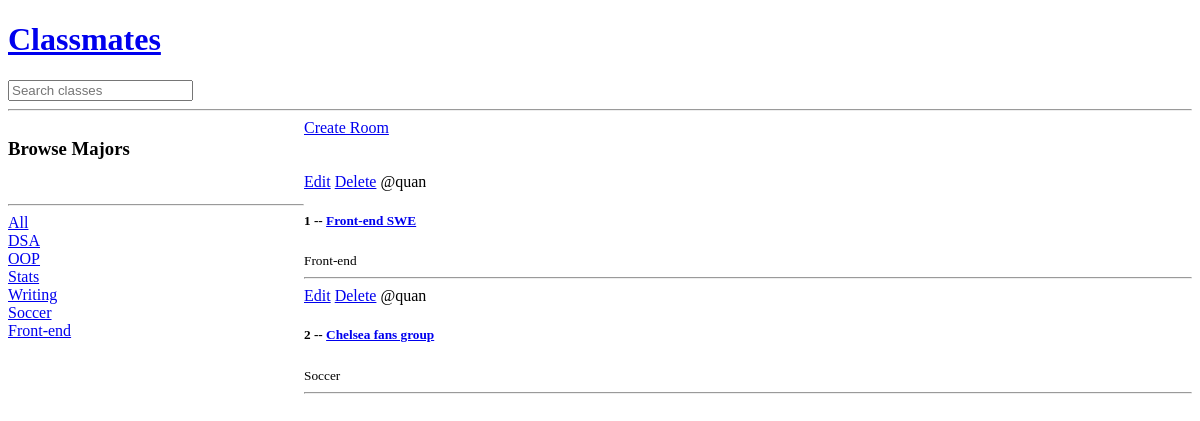
/, run on an earlier commit of the app's database.
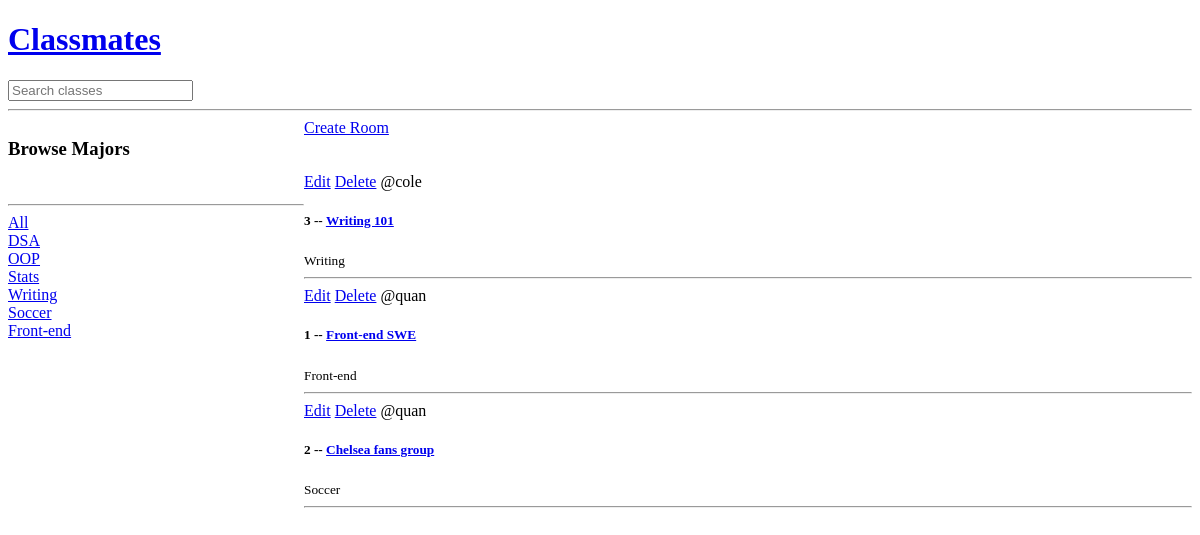
And on a later commit of the database.
### base/models.py (models this page shows, shortened)
class Topic(models.Model):
    name = models.CharField(max_length=100)

class Room(models.Model):
    host = models.ForeignKey(User, on_delete=models.SET_NULL, null=True)
    topic = models.ForeignKey(Topic, on_delete=models.SET_NULL, null=True)
    name = models.CharField(max_length=200)
    description = models.TextField(null=True, blank=True)
    participants = models.ManyToManyField(
        User, related_name='participants', blank=True)
    updated = models.DateTimeField(auto_now=True)
    created = models.DateTimeField(auto_now_add=True)
    class Meta:
        ordering = ['-updated', '-created']

### base/views.py (the view)
# urls.py: path('', views.home, name="home"),
def home(request):
    major = request.GET.get('major') if request.GET.get(
        'major') != None else ''
    class_name = request.GET.get('class') if request.GET.get(
        'class') != None else ''
    rooms = Room.objects.filter(
        Q(topic__name__icontains=major) & Q(name__icontains=class_name))
    topics = Topic.objects.all()
    context = {'rooms': rooms, 'topics': topics}
    return render(request, 'base/home.html', context)

### base/templates/base/home.html (shortened to what this page needs)
{% extends 'main.html' %} {% block content %}
<div class="home-container">
  <div>
    <h3>Browse Majors</h3>
    <br>
    <hr>
    <div>
      <a href="{% url 'home' %}">All</a>
    </div> {% for topic in topics %} <div>
      <a href="{% url 'home' %}?major={{topic.name}}">{{ topic.name }}</a>
    </div> {% endfor %}
  </div>
  <div>
    <a href="{% url 'create-room' %}">Create Room</a>
    <br>
    <br>
    <br>
    <div> {% for room in rooms %} <div>
        <a href="{% url 'update-room' room.id %}">Edit</a>
        <a href="{% url 'delete-room' room.id %}">Delete</a>
        <span>@{{ room.host.username }}</span>
        <h5>{{room.id}} -- <a href="/room/{{room.id}}">{{room.name}}</a></h5>
        <small>{{ room.topic.name }}</small>
      </div>
      <hr> {% endfor %}
    </div>
  </div>
</div> {% endblock %}

What changed in the data, as far as the page shows it:
added Room: host.username "cole", id "3", name "Writing 101", topic.name "Writing"
